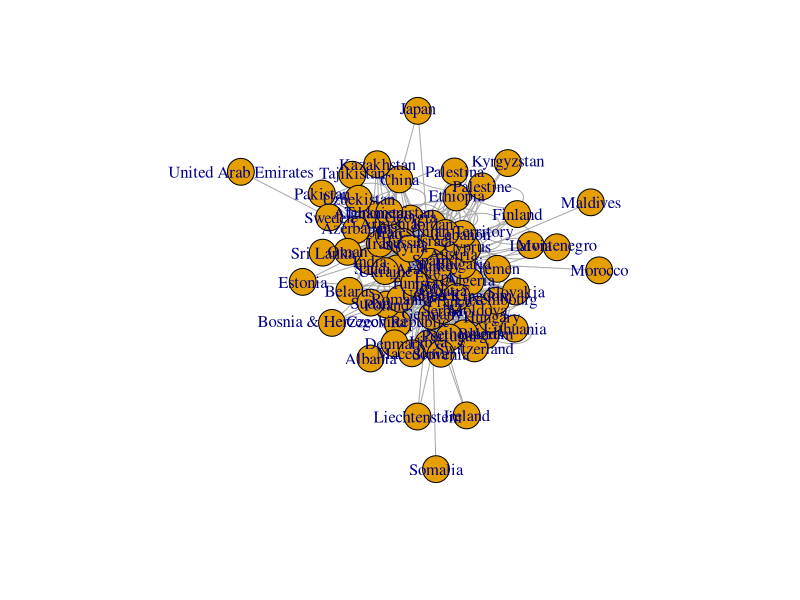

Generate this figure with R:
library(ggplot2)
library(dplyr)
all_links <- read.csv("data/all-links.csv", sep=";")

# Eliminate all links that start by "Unknown"
#
all_links <- all_links %>%
  filter(!grepl("^Unknown", hoard) & !grepl("^Unknown", mint))

library(igraph)

all_links$num_coins <- as.numeric(all_links$num_coins)
all_links <- all_links %>%
  group_by(hoard, mint) %>%
  summarise(weight = sum(num_coins, na.rm=TRUE)) %>%
  ungroup()

all_links_network <- graph_from_data_frame(all_links, directed=FALSE)


plot(all_links_network)
